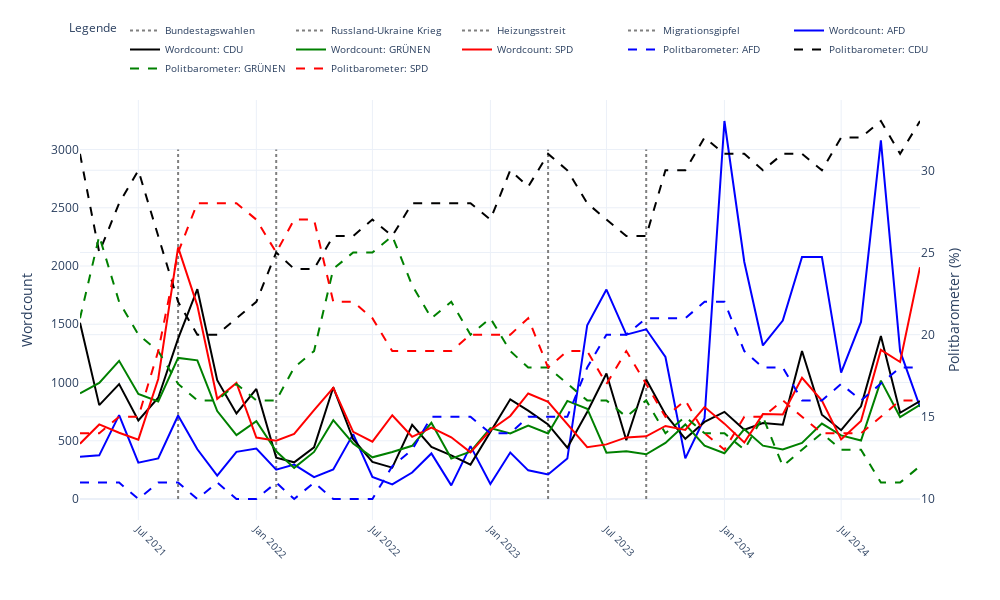

The notebook cell this image was saved under:
### Code cell
# Beispiel-Ereignisse
events = [
    {"date": "2021-09", "label": "Bundestagswahlen"},
    {"date": "2022-02", "label": "Russland-Ukraine Krieg"},
    {"date": "2023-04", "label": "Heizungsstreit"},
    {"date": "2023-09", "label": "Migrationsgipfel"},
]

# Daten vorbereiten
df_grouped_wordcount = wordcount_df.groupby(["month", "word"])["count"].sum().reset_index()
df_grouped_parties = wahlen_df.groupby("month").first().reset_index()

# Farben für die Parteien
parteifarben = {
    "afd": "blue",
    "cdu": "black",
    "grünen": "green",
    "spd": "red",
}

# Interaktive Figur erstellen
fig = go.Figure()

# Ereignisse zuerst hinzufügen
for event in events:
    fig.add_trace(
        go.Scatter(
            x=[event["date"], event["date"]],
            y=[0, 3000],  # Passe die Y-Achse an deine Daten an
            mode="lines",
            name=event["label"],
            line=dict(color="grey", dash="dot"),
            hoverinfo="x+name",
        )
    )

# Wordcount-Daten hinzufügen
for word in ["afd", "cdu", "grünen", "spd"]:
    word_data = df_grouped_wordcount[df_grouped_wordcount["word"] == word]
    fig.add_trace(
        go.Scatter(
            x=word_data["month"],
            y=word_data["count"],
            mode="lines",
            name=f"Wordcount: {word.upper()}",
            line=dict(color=parteifarben.get(word, "gray")),
            yaxis="y1",
        )
    )

# Politbarometer-Daten hinzufügen
for column in ["afd", "cdu", "grünen", "spd"]:
    fig.add_trace(
        go.Scatter(
            x=df_grouped_parties["month"],
            y=df_grouped_parties[column],
            mode="lines",
            name=f"Politbarometer: {column.upper()}",
            line=dict(color=parteifarben.get(column, "gray"), dash="dash"),
            yaxis="y2",
        )
    )

# Layout der Grafik
fig.update_layout(
    xaxis=dict(tickangle=45, tickfont=dict(size=10)),
    yaxis=dict(title="Wordcount", side="left"),
    yaxis2=dict(title="Politbarometer (%)", side="right", overlaying="y"),
    legend=dict(
        title="Legende",
        orientation="h",  # Horizontale Ausrichtung
        y=1.20,  # Position oberhalb der Grafik
        x=0.5,
        xanchor="center",
        font=dict(size=10),  # Schriftgröße der Legende
    ),
    template="plotly_white",
    height=600,
    width=1000,
)

# Grafik anzeigen
fig.show()

# Optional: Grafik als HTML speichern
#fig.write_html("interaktive_visualisierung.html")

### Figure 1 — Plotly figure (JSON) as saved in the notebook; plotly's stock layout.template omitted (floating-point values rounded to 4 significant figures)
{"data": [{"hoverinfo": "x+name", "line": {"color": "grey", "dash": "dot"}, "mode": "lines", "name": "Bundestagswahlen", "type": "scatter", "x": ["2021-09", "2021-09"], "y": [0, 3000]}, {"hoverinfo": "x+name", "line": {"color": "grey", "dash": "dot"}, "mode": "lines", "name": "Russland-Ukraine Krieg", "type": "scatter", "x": ["2022-02", "2022-02"], "y": [0, 3000]}, {"hoverinfo": "x+name", "line": {"color": "grey", "dash": "dot"}, "mode": "lines", "name": "Heizungsstreit", "type": "scatter", "x": ["2023-04", "2023-04"], "y": [0, 3000]}, {"hoverinfo": "x+name", "line": {"color": "grey", "dash": "dot"}, "mode": "lines", "name": "Migrationsgipfel", "type": "scatter", "x": ["2023-09", "2023-09"], "y": [0, 3000]}, {"line": {"color": "blue"}, "mode": "lines", "name": "Wordcount: AFD", "type": "scatter", "x": ["2021-04", "2021-05", "2021-06", "2021-07", "2021-08", "2021-09", "2021-10", "2021-11", "2021-12", "2022-01", "2022-02", "2022-03", "2022-04", "2022-05", "2022-06", "2022-07", "2022-08", "2022-09", "2022-10", "2022-11", "2022-12", "2023-01", "2023-02", "2023-03", "2023-04", "2023-05", "2023-06", "2023-07", "2023-08", "2023-09", "2023-10", "2023-11", "2023-12", "2024-01", "2024-02", "2024-03", "2024-04", "2024-05", "2024-06", "2024-07", "2024-08", "2024-09", "2024-10", "2024-11"], "y": [363, 375, 720, 312, 348, 717, 427, 200, 405, 433, 252, 295, 188, 254, 557, 189, 126, 227, 391, 117, 454, 129, 399, 246, 211, 347, 1492, 1798, 1411, 1457, 1219, 349, 693, 3245, 2035, 1318, 1532, 2077, 2077, 1085, 1520, 3078, 1269, 791], "yaxis": "y"}, {"line": {"color": "black"}, "mode": "lines", "name": "Wordcount: CDU", "type": "scatter", "x": ["2021-04", "2021-05", "2021-06", "2021-07", "2021-08", "2021-09", "2021-10", "2021-11", "2021-12", "2022-01", "2022-02", "2022-03", "2022-04", "2022-05", "2022-06", "2022-07", "2022-08", "2022-09", "2022-10", "2022-11", "2022-12", "2023-01", "2023-02", "2023-03", "2023-04", "2023-05", "2023-06", "2023-07", "2023-08", "2023-09", "2023-10", "2023-11", "2023-12", "2024-01", "2024-02", "2024-03", "2024-04", "2024-05", "2024-06", "2024-07", "2024-08", "2024-09", "2024-10", "2024-11"], "y": [1513, 806, 986, 674, 869, 1376, 1801, 1020, 734, 945, 355, 315, 444, 959, 513, 318, 269, 636, 447, 374, 295, 580, 856, 759, 640, 440, 747, 1078, 504, 1026, 726, 517, 662, 748, 594, 652, 637, 1270, 724, 591, 795, 1399, 740, 841], "yaxis": "y"}, {"line": {"color": "green"}, "mode": "lines", "name": "Wordcount: GRÜNEN", "type": "scatter", "x": ["2021-04", "2021-05", "2021-06", "2021-07", "2021-08", "2021-09", "2021-10", "2021-11", "2021-12", "2022-01", "2022-02", "2022-03", "2022-04", "2022-05", "2022-06", "2022-07", "2022-08", "2022-09", "2022-10", "2022-11", "2022-12", "2023-01", "2023-02", "2023-03", "2023-04", "2023-05", "2023-06", "2023-07", "2023-08", "2023-09", "2023-10", "2023-11", "2023-12", "2024-01", "2024-02", "2024-03", "2024-04", "2024-05", "2024-06", "2024-07", "2024-08", "2024-09", "2024-10", "2024-11"], "y": [907, 996, 1186, 901, 837, 1211, 1190, 755, 548, 668, 410, 267, 404, 677, 477, 358, 403, 457, 654, 347, 407, 609, 563, 631, 563, 842, 775, 398, 410, 384, 481, 640, 458, 393, 599, 458, 426, 482, 647, 546, 502, 1016, 704, 808], "yaxis": "y"}, {"line": {"color": "red"}, "mode": "lines", "name": "Wordcount: SPD", "type": "scatter", "x": ["2021-04", "2021-05", "2021-06", "2021-07", "2021-08", "2021-09", "2021-10", "2021-11", "2021-12", "2022-01", "2022-02", "2022-03", "2022-04", "2022-05", "2022-06", "2022-07", "2022-08", "2022-09", "2022-10", "2022-11", "2022-12", "2023-01", "2023-02", "2023-03", "2023-04", "2023-05", "2023-06", "2023-07", "2023-08", "2023-09", "2023-10", "2023-11", "2023-12", "2024-01", "2024-02", "2024-03", "2024-04", "2024-05", "2024-06", "2024-07", "2024-08", "2024-09", "2024-10", "2024-11"], "y": [475, 640, 569, 510, 1030, 2160, 1660, 860, 997, 527, 501, 558, 763, 954, 577, 492, 719, 534, 612, 530, 400, 590, 713, 906, 835, 648, 445, 469, 529, 538, 627, 593, 789, 647, 485, 729, 725, 1040, 845, 512, 670, 1280, 1176, 1990], "yaxis": "y"}, {"line": {"color": "blue", "dash": "dash"}, "mode": "lines", "name": "Politbarometer: AFD", "type": "scatter", "x": ["2021-04", "2021-05", "2021-06", "2021-07", "2021-08", "2021-09", "2021-10", "2021-11", "2021-12", "2022-01", "2022-02", "2022-03", "2022-04", "2022-05", "2022-06", "2022-07", "2022-08", "2022-09", "2022-10", "2022-11", "2022-12", "2023-01", "2023-02", "2023-03", "2023-04", "2023-05", "2023-06", "2023-07", "2023-08", "2023-09", "2023-10", "2023-11", "2023-12", "2024-01", "2024-02", "2024-03", "2024-04", "2024-05", "2024-06", "2024-07", "2024-08", "2024-09", "2024-10", "2024-11"], "y": [11, 11, 11, 10, 11, 11, 10, 11, 10, 10, 11, 10, 11, 10, 10, 10, 12, 13, 15, 15, 15, 14, 14, 15, 15, 15, 18, 20, 20, 21, 21, 21, 22, 22, 19, 18, 18, 16, 16, 17, 16, 17, 18, 18], "yaxis": "y2"}, {"line": {"color": "black", "dash": "dash"}, "mode": "lines", "name": "Politbarometer: CDU", "type": "scatter", "x": ["2021-04", "2021-05", "2021-06", "2021-07", "2021-08", "2021-09", "2021-10", "2021-11", "2021-12", "2022-01", "2022-02", "2022-03", "2022-04", "2022-05", "2022-06", "2022-07", "2022-08", "2022-09", "2022-10", "2022-11", "2022-12", "2023-01", "2023-02", "2023-03", "2023-04", "2023-05", "2023-06", "2023-07", "2023-08", "2023-09", "2023-10", "2023-11", "2023-12", "2024-01", "2024-02", "2024-03", "2024-04", "2024-05", "2024-06", "2024-07", "2024-08", "2024-09", "2024-10", "2024-11"], "y": [31, 25, 28, 30, 26, 22, 20, 20, 21, 22, 25, 24, 24, 26, 26, 27, 26, 28, 28, 28, 28, 27, 30, 29, 31, 30, 28, 27, 26, 26, 30, 30, 32, 31, 31, 30, 31, 31, 30, 32, 32, 33, 31, 33], "yaxis": "y2"}, {"line": {"color": "green", "dash": "dash"}, "mode": "lines", "name": "Politbarometer: GRÜNEN", "type": "scatter", "x": ["2021-04", "2021-05", "2021-06", "2021-07", "2021-08", "2021-09", "2021-10", "2021-11", "2021-12", "2022-01", "2022-02", "2022-03", "2022-04", "2022-05", "2022-06", "2022-07", "2022-08", "2022-09", "2022-10", "2022-11", "2022-12", "2023-01", "2023-02", "2023-03", "2023-04", "2023-05", "2023-06", "2023-07", "2023-08", "2023-09", "2023-10", "2023-11", "2023-12", "2024-01", "2024-02", "2024-03", "2024-04", "2024-05", "2024-06", "2024-07", "2024-08", "2024-09", "2024-10", "2024-11"], "y": [21, 26, 22, 20, 19, 17, 16, 16, 17, 16, 16, 18, 19, 24, 25, 25, 26, 23, 21, 22, 20, 21, 19, 18, 18, 17, 16, 16, 15, 16, 14, 15, 14, 14, 13, 15, 12, 13, 14, 13, 13, 11, 11, 12], "yaxis": "y2"}, {"line": {"color": "red", "dash": "dash"}, "mode": "lines", "name": "Politbarometer: SPD", "type": "scatter", "x": ["2021-04", "2021-05", "2021-06", "2021-07", "2021-08", "2021-09", "2021-10", "2021-11", "2021-12", "2022-01", "2022-02", "2022-03", "2022-04", "2022-05", "2022-06", "2022-07", "2022-08", "2022-09", "2022-10", "2022-11", "2022-12", "2023-01", "2023-02", "2023-03", "2023-04", "2023-05", "2023-06", "2023-07", "2023-08", "2023-09", "2023-10", "2023-11", "2023-12", "2024-01", "2024-02", "2024-03", "2024-04", "2024-05", "2024-06", "2024-07", "2024-08", "2024-09", "2024-10", "2024-11"], "y": [14, 14, 15, 15, 19, 25, 28, 28, 28, 27, 25, 27, 27, 22, 22, 21, 19, 19, 19, 19, 20, 20, 20, 21, 18, 19, 19, 17, 19, 17, 15, 16, 14, 13, 15, 15, 16, 15, 14, 14, 14, 15, 16, 16], "yaxis": "y2"}], "layout": {"height": 600, "legend": {"font": {"size": 10}, "orientation": "h", "title": {"text": "Legende"}, "x": 0.5, "xanchor": "center", "y": 1.2}, "width": 1000, "xaxis": {"tickangle": 45, "tickfont": {"size": 10}}, "yaxis": {"side": "left", "title": {"text": "Wordcount"}}, "yaxis2": {"overlaying": "y", "side": "right", "title": {"text": "Politbarometer (%)"}}}}
